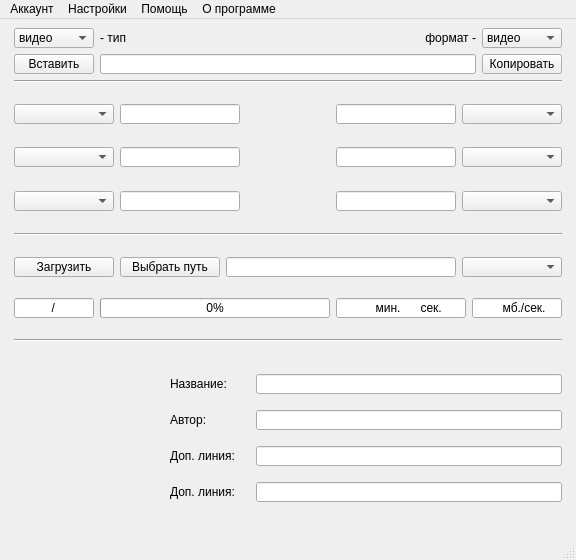
<?xml version="1.0" encoding="UTF-8"?>
<ui version="4.0">
 <class>MainWindow</class>
 <widget class="QMainWindow" name="MainWindow">
  <property name="geometry">
   <rect>
    <x>0</x>
    <y>0</y>
    <width>576</width>
    <height>560</height>
   </rect>
  </property>
  <property name="windowTitle">
   <string>YoTuViLo</string>
  </property>
  <property name="windowIcon">
   <iconset>
    <normaloff>icon_3.png</normaloff>icon_3.png</iconset>
  </property>
  <property name="toolTipDuration">
   <number>2</number>
  </property>
  <property name="iconSize">
   <size>
    <width>24</width>
    <height>24</height>
   </size>
  </property>
  <widget class="QWidget" name="centralwidget">
   <layout class="QHBoxLayout" name="horizontalLayout_2">
    <item>
     <spacer name="horizontalSpacer">
      <property name="orientation">
       <enum>Qt::Horizontal</enum>
      </property>
      <property name="sizeType">
       <enum>QSizePolicy::Fixed</enum>
      </property>
      <property name="sizeHint" stdset="0">
       <size>
        <width>5</width>
        <height>20</height>
       </size>
      </property>
     </spacer>
    </item>
    <item>
     <layout class="QVBoxLayout" name="layout_all">
      <item>
       <layout class="QGridLayout" name="link_layout">
        <item row="0" column="0">
         <layout class="QVBoxLayout" name="left_settings_layout">
          <item>
           <widget class="QComboBox" name="type_box">
            <property name="minimumSize">
             <size>
              <width>80</width>
              <height>20</height>
             </size>
            </property>
            <property name="maximumSize">
             <size>
              <width>80</width>
              <height>20</height>
             </size>
            </property>
            <property name="font">
             <font>
              <pointsize>9</pointsize>
             </font>
            </property>
            <property name="cursor">
             <cursorShape>PointingHandCursor</cursorShape>
            </property>
            <property name="editable">
             <bool>false</bool>
            </property>
            <property name="currentIndex">
             <number>0</number>
            </property>
            <property name="maxVisibleItems">
             <number>2</number>
            </property>
            <property name="maxCount">
             <number>2</number>
            </property>
            <item>
             <property name="text">
              <string>видео</string>
             </property>
            </item>
            <item>
             <property name="text">
              <string>плэйлист</string>
             </property>
            </item>
           </widget>
          </item>
         </layout>
        </item>
        <item row="0" column="4">
         <widget class="QComboBox" name="format_box">
          <property name="minimumSize">
           <size>
            <width>80</width>
            <height>20</height>
           </size>
          </property>
          <property name="maximumSize">
           <size>
            <width>80</width>
            <height>20</height>
           </size>
          </property>
          <property name="font">
           <font>
            <pointsize>9</pointsize>
           </font>
          </property>
          <property name="cursor">
           <cursorShape>PointingHandCursor</cursorShape>
          </property>
          <property name="maxVisibleItems">
           <number>2</number>
          </property>
          <property name="maxCount">
           <number>2</number>
          </property>
          <item>
           <property name="text">
            <string>видео</string>
           </property>
          </item>
          <item>
           <property name="text">
            <string>аудио</string>
           </property>
          </item>
         </widget>
        </item>
        <item row="1" column="3">
         <widget class="QLineEdit" name="link_line">
          <property name="minimumSize">
           <size>
            <width>260</width>
            <height>20</height>
           </size>
          </property>
          <property name="maximumSize">
           <size>
            <width>16777215</width>
            <height>20</height>
           </size>
          </property>
          <property name="font">
           <font>
            <pointsize>9</pointsize>
           </font>
          </property>
          <property name="toolTip">
           <string>Поле для поле для ссылки</string>
          </property>
          <property name="clearButtonEnabled">
           <bool>true</bool>
          </property>
         </widget>
        </item>
        <item row="1" column="0">
         <widget class="QPushButton" name="paste_button">
          <property name="minimumSize">
           <size>
            <width>80</width>
            <height>20</height>
           </size>
          </property>
          <property name="maximumSize">
           <size>
            <width>80</width>
            <height>20</height>
           </size>
          </property>
          <property name="font">
           <font>
            <pointsize>9</pointsize>
           </font>
          </property>
          <property name="toolTip">
           <string>Вставить текст в поле для ссылки</string>
          </property>
          <property name="toolTipDuration">
           <number>-1</number>
          </property>
          <property name="whatsThis">
           <string/>
          </property>
          <property name="inputMethodHints">
           <set>Qt::ImhNone</set>
          </property>
          <property name="text">
           <string>Вставить</string>
          </property>
          <property name="checkable">
           <bool>false</bool>
          </property>
          <property name="checked">
           <bool>false</bool>
          </property>
         </widget>
        </item>
        <item row="1" column="4">
         <widget class="QPushButton" name="copy_button">
          <property name="minimumSize">
           <size>
            <width>80</width>
            <height>20</height>
           </size>
          </property>
          <property name="maximumSize">
           <size>
            <width>80</width>
            <height>20</height>
           </size>
          </property>
          <property name="font">
           <font>
            <pointsize>9</pointsize>
           </font>
          </property>
          <property name="toolTip">
           <string>Копировать текст из поля для ссылки</string>
          </property>
          <property name="layoutDirection">
           <enum>Qt::RightToLeft</enum>
          </property>
          <property name="text">
           <string>Копировать</string>
          </property>
         </widget>
        </item>
        <item row="0" column="3">
         <layout class="QHBoxLayout" name="horizontalLayout_3">
          <item>
           <widget class="QLabel" name="type_label">
            <property name="minimumSize">
             <size>
              <width>60</width>
              <height>20</height>
             </size>
            </property>
            <property name="maximumSize">
             <size>
              <width>6</width>
              <height>20</height>
             </size>
            </property>
            <property name="font">
             <font>
              <pointsize>9</pointsize>
             </font>
            </property>
            <property name="text">
             <string>- тип</string>
            </property>
           </widget>
          </item>
          <item>
           <spacer name="horizontalSpacer_3">
            <property name="orientation">
             <enum>Qt::Horizontal</enum>
            </property>
            <property name="sizeHint" stdset="0">
             <size>
              <width>40</width>
              <height>20</height>
             </size>
            </property>
           </spacer>
          </item>
          <item>
           <widget class="QLabel" name="link_line_accuracy">
            <property name="text">
             <string/>
            </property>
           </widget>
          </item>
          <item>
           <spacer name="horizontalSpacer_4">
            <property name="orientation">
             <enum>Qt::Horizontal</enum>
            </property>
            <property name="sizeHint" stdset="0">
             <size>
              <width>40</width>
              <height>20</height>
             </size>
            </property>
           </spacer>
          </item>
          <item>
           <widget class="QLabel" name="format_label">
            <property name="minimumSize">
             <size>
              <width>60</width>
              <height>20</height>
             </size>
            </property>
            <property name="maximumSize">
             <size>
              <width>60</width>
              <height>20</height>
             </size>
            </property>
            <property name="font">
             <font>
              <pointsize>9</pointsize>
             </font>
            </property>
            <property name="text">
             <string>формат -</string>
            </property>
            <property name="alignment">
             <set>Qt::AlignRight|Qt::AlignTrailing|Qt::AlignVCenter</set>
            </property>
           </widget>
          </item>
         </layout>
        </item>
       </layout>
      </item>
      <item>
       <widget class="Line" name="line_1">
        <property name="font">
         <font>
          <pointsize>9</pointsize>
         </font>
        </property>
        <property name="orientation">
         <enum>Qt::Horizontal</enum>
        </property>
       </widget>
      </item>
      <item>
       <spacer name="vertical_spacer_2">
        <property name="orientation">
         <enum>Qt::Vertical</enum>
        </property>
        <property name="sizeHint" stdset="0">
         <size>
          <width>20</width>
          <height>20</height>
         </size>
        </property>
       </spacer>
      </item>
      <item>
       <layout class="QVBoxLayout" name="tags_layout">
        <item>
         <layout class="QHBoxLayout" name="tags_line_layout_1">
          <item>
           <widget class="QComboBox" name="tags_box_1">
            <property name="minimumSize">
             <size>
              <width>100</width>
              <height>20</height>
             </size>
            </property>
            <property name="maximumSize">
             <size>
              <width>100</width>
              <height>20</height>
             </size>
            </property>
            <property name="font">
             <font>
              <pointsize>9</pointsize>
             </font>
            </property>
            <property name="cursor">
             <cursorShape>PointingHandCursor</cursorShape>
            </property>
            <property name="toolTip">
             <string>Набор тегов</string>
            </property>
           </widget>
          </item>
          <item>
           <widget class="QLineEdit" name="tag_line_1">
            <property name="minimumSize">
             <size>
              <width>120</width>
              <height>20</height>
             </size>
            </property>
            <property name="maximumSize">
             <size>
              <width>400</width>
              <height>20</height>
             </size>
            </property>
            <property name="font">
             <font>
              <pointsize>9</pointsize>
             </font>
            </property>
            <property name="toolTip">
             <string>Поле для ввода тега</string>
            </property>
            <property name="clearButtonEnabled">
             <bool>true</bool>
            </property>
           </widget>
          </item>
          <item>
           <spacer name="horizontal_spacer_2">
            <property name="orientation">
             <enum>Qt::Horizontal</enum>
            </property>
            <property name="sizeHint" stdset="0">
             <size>
              <width>40</width>
              <height>20</height>
             </size>
            </property>
           </spacer>
          </item>
          <item>
           <widget class="QLineEdit" name="tag_line_2">
            <property name="minimumSize">
             <size>
              <width>120</width>
              <height>20</height>
             </size>
            </property>
            <property name="maximumSize">
             <size>
              <width>400</width>
              <height>20</height>
             </size>
            </property>
            <property name="font">
             <font>
              <pointsize>9</pointsize>
             </font>
            </property>
            <property name="toolTip">
             <string>Поле для ввода тега</string>
            </property>
            <property name="clearButtonEnabled">
             <bool>true</bool>
            </property>
           </widget>
          </item>
          <item>
           <widget class="QComboBox" name="tags_box_2">
            <property name="minimumSize">
             <size>
              <width>100</width>
              <height>20</height>
             </size>
            </property>
            <property name="maximumSize">
             <size>
              <width>100</width>
              <height>20</height>
             </size>
            </property>
            <property name="font">
             <font>
              <pointsize>9</pointsize>
             </font>
            </property>
            <property name="cursor">
             <cursorShape>PointingHandCursor</cursorShape>
            </property>
            <property name="toolTip">
             <string>Набор тегов</string>
            </property>
           </widget>
          </item>
         </layout>
        </item>
        <item>
         <spacer name="vertical_spacer_3">
          <property name="orientation">
           <enum>Qt::Vertical</enum>
          </property>
          <property name="sizeHint" stdset="0">
           <size>
            <width>20</width>
            <height>20</height>
           </size>
          </property>
         </spacer>
        </item>
        <item>
         <layout class="QHBoxLayout" name="tags_line_layout_2">
          <item>
           <widget class="QComboBox" name="tags_box_3">
            <property name="minimumSize">
             <size>
              <width>100</width>
              <height>20</height>
             </size>
            </property>
            <property name="maximumSize">
             <size>
              <width>100</width>
              <height>20</height>
             </size>
            </property>
            <property name="font">
             <font>
              <pointsize>9</pointsize>
             </font>
            </property>
            <property name="cursor">
             <cursorShape>PointingHandCursor</cursorShape>
            </property>
            <property name="toolTip">
             <string>Набор тегов</string>
            </property>
           </widget>
          </item>
          <item>
           <widget class="QLineEdit" name="tag_line_3">
            <property name="minimumSize">
             <size>
              <width>120</width>
              <height>20</height>
             </size>
            </property>
            <property name="maximumSize">
             <size>
              <width>400</width>
              <height>20</height>
             </size>
            </property>
            <property name="font">
             <font>
              <pointsize>9</pointsize>
             </font>
            </property>
            <property name="toolTip">
             <string>Поле для ввода тега</string>
            </property>
            <property name="clearButtonEnabled">
             <bool>true</bool>
            </property>
           </widget>
          </item>
          <item>
           <spacer name="horizontal_spacer_4">
            <property name="orientation">
             <enum>Qt::Horizontal</enum>
            </property>
            <property name="sizeHint" stdset="0">
             <size>
              <width>40</width>
              <height>20</height>
             </size>
            </property>
           </spacer>
          </item>
          <item>
           <widget class="QLineEdit" name="tag_line_4">
            <property name="minimumSize">
             <size>
              <width>120</width>
              <height>20</height>
             </size>
            </property>
            <property name="maximumSize">
             <size>
              <width>400</width>
              <height>20</height>
             </size>
            </property>
            <property name="font">
             <font>
              <pointsize>9</pointsize>
             </font>
            </property>
            <property name="toolTip">
             <string>Поле для ввода тега</string>
            </property>
            <property name="clearButtonEnabled">
             <bool>true</bool>
            </property>
           </widget>
          </item>
          <item>
           <widget class="QComboBox" name="tags_box_4">
            <property name="minimumSize">
             <size>
              <width>100</width>
              <height>20</height>
             </size>
            </property>
            <property name="maximumSize">
             <size>
              <width>100</width>
              <height>20</height>
             </size>
            </property>
            <property name="font">
             <font>
              <pointsize>9</pointsize>
             </font>
            </property>
            <property name="cursor">
             <cursorShape>PointingHandCursor</cursorShape>
            </property>
            <property name="toolTip">
             <string>Набор тегов</string>
            </property>
           </widget>
          </item>
         </layout>
        </item>
        <item>
         <spacer name="vertical_spacer_4">
          <property name="orientation">
           <enum>Qt::Vertical</enum>
          </property>
          <property name="sizeHint" stdset="0">
           <size>
            <width>20</width>
            <height>20</height>
           </size>
          </property>
         </spacer>
        </item>
        <item>
         <layout class="QHBoxLayout" name="tags_line_layout_3">
          <item>
           <widget class="QComboBox" name="tags_box_5">
            <property name="minimumSize">
             <size>
              <width>100</width>
              <height>20</height>
             </size>
            </property>
            <property name="maximumSize">
             <size>
              <width>100</width>
              <height>20</height>
             </size>
            </property>
            <property name="font">
             <font>
              <pointsize>9</pointsize>
             </font>
            </property>
            <property name="cursor">
             <cursorShape>PointingHandCursor</cursorShape>
            </property>
            <property name="toolTip">
             <string>Набор тегов</string>
            </property>
           </widget>
          </item>
          <item>
           <widget class="QLineEdit" name="tag_line_5">
            <property name="minimumSize">
             <size>
              <width>120</width>
              <height>20</height>
             </size>
            </property>
            <property name="maximumSize">
             <size>
              <width>400</width>
              <height>20</height>
             </size>
            </property>
            <property name="font">
             <font>
              <pointsize>9</pointsize>
             </font>
            </property>
            <property name="toolTip">
             <string>Поле для ввода тега</string>
            </property>
            <property name="clearButtonEnabled">
             <bool>true</bool>
            </property>
           </widget>
          </item>
          <item>
           <spacer name="horizontal_spacer_3">
            <property name="orientation">
             <enum>Qt::Horizontal</enum>
            </property>
            <property name="sizeHint" stdset="0">
             <size>
              <width>40</width>
              <height>20</height>
             </size>
            </property>
           </spacer>
          </item>
          <item>
           <widget class="QLineEdit" name="tag_line_6">
            <property name="minimumSize">
             <size>
              <width>120</width>
              <height>20</height>
             </size>
            </property>
            <property name="maximumSize">
             <size>
              <width>400</width>
              <height>20</height>
             </size>
            </property>
            <property name="font">
             <font>
              <pointsize>9</pointsize>
             </font>
            </property>
            <property name="toolTip">
             <string>Поле для ввода тега</string>
            </property>
            <property name="clearButtonEnabled">
             <bool>true</bool>
            </property>
           </widget>
          </item>
          <item>
           <widget class="QComboBox" name="tags_box_6">
            <property name="minimumSize">
             <size>
              <width>100</width>
              <height>20</height>
             </size>
            </property>
            <property name="maximumSize">
             <size>
              <width>100</width>
              <height>20</height>
             </size>
            </property>
            <property name="font">
             <font>
              <pointsize>9</pointsize>
             </font>
            </property>
            <property name="cursor">
             <cursorShape>PointingHandCursor</cursorShape>
            </property>
            <property name="toolTip">
             <string>Набор тегов</string>
            </property>
           </widget>
          </item>
         </layout>
        </item>
       </layout>
      </item>
      <item>
       <spacer name="vertical_spacer_5">
        <property name="orientation">
         <enum>Qt::Vertical</enum>
        </property>
        <property name="sizeHint" stdset="0">
         <size>
          <width>20</width>
          <height>20</height>
         </size>
        </property>
       </spacer>
      </item>
      <item>
       <widget class="Line" name="line_2">
        <property name="font">
         <font>
          <pointsize>9</pointsize>
         </font>
        </property>
        <property name="orientation">
         <enum>Qt::Horizontal</enum>
        </property>
       </widget>
      </item>
      <item>
       <spacer name="vertical_spacer_6">
        <property name="orientation">
         <enum>Qt::Vertical</enum>
        </property>
        <property name="sizeHint" stdset="0">
         <size>
          <width>20</width>
          <height>20</height>
         </size>
        </property>
       </spacer>
      </item>
      <item>
       <layout class="QHBoxLayout" name="download_layout">
        <item>
         <widget class="QPushButton" name="load_button">
          <property name="minimumSize">
           <size>
            <width>100</width>
            <height>20</height>
           </size>
          </property>
          <property name="maximumSize">
           <size>
            <width>100</width>
            <height>20</height>
           </size>
          </property>
          <property name="font">
           <font>
            <pointsize>9</pointsize>
           </font>
          </property>
          <property name="toolTip">
           <string>Загрузить файл</string>
          </property>
          <property name="text">
           <string>Загрузить</string>
          </property>
         </widget>
        </item>
        <item>
         <widget class="QPushButton" name="choice_path_button">
          <property name="minimumSize">
           <size>
            <width>100</width>
            <height>20</height>
           </size>
          </property>
          <property name="maximumSize">
           <size>
            <width>100</width>
            <height>20</height>
           </size>
          </property>
          <property name="font">
           <font>
            <pointsize>9</pointsize>
           </font>
          </property>
          <property name="toolTip">
           <string>Выбрать путь, где будет находится скаченный файл</string>
          </property>
          <property name="text">
           <string>Выбрать путь</string>
          </property>
         </widget>
        </item>
        <item>
         <widget class="QLineEdit" name="path_line">
          <property name="minimumSize">
           <size>
            <width>200</width>
            <height>20</height>
           </size>
          </property>
          <property name="maximumSize">
           <size>
            <width>600</width>
            <height>20</height>
           </size>
          </property>
          <property name="toolTip">
           <string>Поле путя для файла</string>
          </property>
          <property name="clearButtonEnabled">
           <bool>true</bool>
          </property>
         </widget>
        </item>
        <item>
         <widget class="QComboBox" name="quality_box">
          <property name="minimumSize">
           <size>
            <width>100</width>
            <height>20</height>
           </size>
          </property>
          <property name="maximumSize">
           <size>
            <width>100</width>
            <height>20</height>
           </size>
          </property>
          <property name="font">
           <font>
            <pointsize>9</pointsize>
           </font>
          </property>
          <property name="cursor">
           <cursorShape>PointingHandCursor</cursorShape>
          </property>
          <property name="mouseTracking">
           <bool>false</bool>
          </property>
          <property name="toolTip">
           <string>Набор возможных качеств</string>
          </property>
          <property name="maxVisibleItems">
           <number>5</number>
          </property>
         </widget>
        </item>
       </layout>
      </item>
      <item>
       <spacer name="vertical_spacer_1">
        <property name="orientation">
         <enum>Qt::Vertical</enum>
        </property>
        <property name="sizeHint" stdset="0">
         <size>
          <width>20</width>
          <height>20</height>
         </size>
        </property>
       </spacer>
      </item>
      <item>
       <layout class="QHBoxLayout" name="load_progress_layout">
        <item>
         <widget class="QLineEdit" name="quality_line">
          <property name="minimumSize">
           <size>
            <width>80</width>
            <height>20</height>
           </size>
          </property>
          <property name="maximumSize">
           <size>
            <width>80</width>
            <height>20</height>
           </size>
          </property>
          <property name="font">
           <font>
            <pointsize>9</pointsize>
           </font>
          </property>
          <property name="toolTip">
           <string>Количество загружаемых и загруженных файлов</string>
          </property>
          <property name="inputMask">
           <string>0000 / 0000</string>
          </property>
          <property name="text">
           <string> / </string>
          </property>
          <property name="alignment">
           <set>Qt::AlignCenter</set>
          </property>
          <property name="readOnly">
           <bool>true</bool>
          </property>
         </widget>
        </item>
        <item>
         <widget class="QProgressBar" name="load_progress_bar">
          <property name="minimumSize">
           <size>
            <width>100</width>
            <height>20</height>
           </size>
          </property>
          <property name="maximumSize">
           <size>
            <width>400</width>
            <height>20</height>
           </size>
          </property>
          <property name="font">
           <font>
            <pointsize>9</pointsize>
           </font>
          </property>
          <property name="toolTip">
           <string>Шкала прогресса загрузки файла</string>
          </property>
          <property name="value">
           <number>0</number>
          </property>
          <property name="alignment">
           <set>Qt::AlignBottom|Qt::AlignHCenter</set>
          </property>
          <property name="textVisible">
           <bool>true</bool>
          </property>
          <property name="orientation">
           <enum>Qt::Horizontal</enum>
          </property>
          <property name="invertedAppearance">
           <bool>false</bool>
          </property>
          <property name="textDirection">
           <enum>QProgressBar::BottomToTop</enum>
          </property>
          <property name="format">
           <string>%p%</string>
          </property>
         </widget>
        </item>
        <item>
         <widget class="QLineEdit" name="remaining_time_line">
          <property name="minimumSize">
           <size>
            <width>130</width>
            <height>20</height>
           </size>
          </property>
          <property name="maximumSize">
           <size>
            <width>80</width>
            <height>20</height>
           </size>
          </property>
          <property name="font">
           <font>
            <pointsize>9</pointsize>
           </font>
          </property>
          <property name="toolTip">
           <string>Оставшиеся время до полной загрузки файла</string>
          </property>
          <property name="inputMask">
           <string>0000 мин. 0000 сек.</string>
          </property>
          <property name="text">
           <string> мин.  сек.</string>
          </property>
          <property name="alignment">
           <set>Qt::AlignCenter</set>
          </property>
          <property name="readOnly">
           <bool>false</bool>
          </property>
         </widget>
        </item>
        <item>
         <widget class="QLineEdit" name="internet_speed_line">
          <property name="minimumSize">
           <size>
            <width>90</width>
            <height>20</height>
           </size>
          </property>
          <property name="maximumSize">
           <size>
            <width>80</width>
            <height>20</height>
           </size>
          </property>
          <property name="font">
           <font>
            <pointsize>9</pointsize>
           </font>
          </property>
          <property name="toolTip">
           <string>Примерная скорость загрузки файла</string>
          </property>
          <property name="inputMask">
           <string>0000 мб./сек.</string>
          </property>
          <property name="text">
           <string> мб./сек.</string>
          </property>
          <property name="frame">
           <bool>true</bool>
          </property>
          <property name="alignment">
           <set>Qt::AlignCenter</set>
          </property>
          <property name="readOnly">
           <bool>true</bool>
          </property>
          <property name="clearButtonEnabled">
           <bool>false</bool>
          </property>
         </widget>
        </item>
       </layout>
      </item>
      <item>
       <spacer name="vertical_spacer_8">
        <property name="orientation">
         <enum>Qt::Vertical</enum>
        </property>
        <property name="sizeHint" stdset="0">
         <size>
          <width>20</width>
          <height>20</height>
         </size>
        </property>
       </spacer>
      </item>
      <item>
       <widget class="Line" name="line_3">
        <property name="font">
         <font>
          <pointsize>9</pointsize>
         </font>
        </property>
        <property name="orientation">
         <enum>Qt::Horizontal</enum>
        </property>
       </widget>
      </item>
      <item>
       <spacer name="vertical_spacer_9">
        <property name="orientation">
         <enum>Qt::Vertical</enum>
        </property>
        <property name="sizeHint" stdset="0">
         <size>
          <width>20</width>
          <height>20</height>
         </size>
        </property>
       </spacer>
      </item>
      <item>
       <layout class="QHBoxLayout" name="description_and_preview_layout">
        <item>
         <widget class="QLabel" name="image_label">
          <property name="minimumSize">
           <size>
            <width>150</width>
            <height>150</height>
           </size>
          </property>
          <property name="maximumSize">
           <size>
            <width>150</width>
            <height>150</height>
           </size>
          </property>
          <property name="font">
           <font>
            <pointsize>9</pointsize>
           </font>
          </property>
          <property name="toolTip">
           <string>Превью видео</string>
          </property>
          <property name="text">
           <string/>
          </property>
         </widget>
        </item>
        <item>
         <layout class="QGridLayout" name="description_layout">
          <item row="1" column="0">
           <widget class="QLabel" name="author_label">
            <property name="minimumSize">
             <size>
              <width>80</width>
              <height>20</height>
             </size>
            </property>
            <property name="maximumSize">
             <size>
              <width>80</width>
              <height>20</height>
             </size>
            </property>
            <property name="font">
             <font>
              <pointsize>9</pointsize>
             </font>
            </property>
            <property name="text">
             <string>Автор:</string>
            </property>
           </widget>
          </item>
          <item row="2" column="0">
           <widget class="QLabel" name="additional_label_1">
            <property name="minimumSize">
             <size>
              <width>80</width>
              <height>20</height>
             </size>
            </property>
            <property name="maximumSize">
             <size>
              <width>80</width>
              <height>20</height>
             </size>
            </property>
            <property name="font">
             <font>
              <pointsize>9</pointsize>
             </font>
            </property>
            <property name="text">
             <string>Доп. линия:</string>
            </property>
           </widget>
          </item>
          <item row="1" column="1">
           <widget class="QLineEdit" name="author_line">
            <property name="minimumSize">
             <size>
              <width>260</width>
              <height>20</height>
             </size>
            </property>
            <property name="maximumSize">
             <size>
              <width>520</width>
              <height>20</height>
             </size>
            </property>
            <property name="font">
             <font>
              <pointsize>9</pointsize>
             </font>
            </property>
            <property name="toolTip">
             <string>Автор видео</string>
            </property>
            <property name="readOnly">
             <bool>true</bool>
            </property>
           </widget>
          </item>
          <item row="2" column="1">
           <widget class="QLineEdit" name="additional_line_1">
            <property name="minimumSize">
             <size>
              <width>260</width>
              <height>20</height>
             </size>
            </property>
            <property name="maximumSize">
             <size>
              <width>520</width>
              <height>20</height>
             </size>
            </property>
            <property name="font">
             <font>
              <pointsize>9</pointsize>
             </font>
            </property>
            <property name="toolTip">
             <string>Для видео - продолжительность видео; для плэйлиста - продолжительность всех видео плэйлиста</string>
            </property>
            <property name="readOnly">
             <bool>true</bool>
            </property>
           </widget>
          </item>
          <item row="3" column="0">
           <widget class="QLabel" name="additional_label_2">
            <property name="minimumSize">
             <size>
              <width>80</width>
              <height>20</height>
             </size>
            </property>
            <property name="maximumSize">
             <size>
              <width>80</width>
              <height>20</height>
             </size>
            </property>
            <property name="font">
             <font>
              <pointsize>9</pointsize>
             </font>
            </property>
            <property name="text">
             <string>Доп. линия:</string>
            </property>
           </widget>
          </item>
          <item row="0" column="1">
           <widget class="QLineEdit" name="title_line">
            <property name="minimumSize">
             <size>
              <width>260</width>
              <height>20</height>
             </size>
            </property>
            <property name="maximumSize">
             <size>
              <width>520</width>
              <height>20</height>
             </size>
            </property>
            <property name="font">
             <font>
              <pointsize>9</pointsize>
             </font>
            </property>
            <property name="toolTip">
             <string>Название видео</string>
            </property>
            <property name="text">
             <string/>
            </property>
            <property name="readOnly">
             <bool>true</bool>
            </property>
           </widget>
          </item>
          <item row="3" column="1">
           <widget class="QLineEdit" name="additional_line_2">
            <property name="minimumSize">
             <size>
              <width>260</width>
              <height>20</height>
             </size>
            </property>
            <property name="maximumSize">
             <size>
              <width>520</width>
              <height>20</height>
             </size>
            </property>
            <property name="font">
             <font>
              <pointsize>9</pointsize>
             </font>
            </property>
            <property name="toolTip">
             <string>Для видео - дата загрузки видео; для плэйлиста - количество видео в плэйлисте</string>
            </property>
            <property name="readOnly">
             <bool>true</bool>
            </property>
           </widget>
          </item>
          <item row="0" column="0">
           <widget class="QLabel" name="title_label">
            <property name="minimumSize">
             <size>
              <width>80</width>
              <height>20</height>
             </size>
            </property>
            <property name="maximumSize">
             <size>
              <width>80</width>
              <height>20</height>
             </size>
            </property>
            <property name="font">
             <font>
              <pointsize>9</pointsize>
             </font>
            </property>
            <property name="text">
             <string>Название:</string>
            </property>
           </widget>
          </item>
         </layout>
        </item>
       </layout>
      </item>
      <item>
       <spacer name="vertical_spacer_7">
        <property name="orientation">
         <enum>Qt::Vertical</enum>
        </property>
        <property name="sizeHint" stdset="0">
         <size>
          <width>20</width>
          <height>20</height>
         </size>
        </property>
       </spacer>
      </item>
     </layout>
    </item>
    <item>
     <spacer name="horizontalSpacer_2">
      <property name="orientation">
       <enum>Qt::Horizontal</enum>
      </property>
      <property name="sizeType">
       <enum>QSizePolicy::Fixed</enum>
      </property>
      <property name="sizeHint" stdset="0">
       <size>
        <width>5</width>
        <height>20</height>
       </size>
      </property>
     </spacer>
    </item>
   </layout>
  </widget>
  <widget class="QStatusBar" name="statusBar"/>
  <widget class="QMenuBar" name="menuBar">
   <property name="geometry">
    <rect>
     <x>0</x>
     <y>0</y>
     <width>576</width>
     <height>21</height>
    </rect>
   </property>
   <widget class="QMenu" name="menu_account">
    <property name="title">
     <string>Аккаунт</string>
    </property>
    <addaction name="action"/>
    <addaction name="action_2"/>
    <addaction name="separator"/>
    <addaction name="action_4"/>
   </widget>
   <widget class="QMenu" name="menu_help">
    <property name="title">
     <string>Помощь</string>
    </property>
   </widget>
   <widget class="QMenu" name="menu_settings">
    <property name="title">
     <string>Настройки</string>
    </property>
   </widget>
   <widget class="QMenu" name="menu_about_program">
    <property name="title">
     <string>О программе</string>
    </property>
   </widget>
   <addaction name="menu_account"/>
   <addaction name="menu_settings"/>
   <addaction name="menu_help"/>
   <addaction name="menu_about_program"/>
  </widget>
  <action name="action">
   <property name="text">
    <string>Вход</string>
   </property>
  </action>
  <action name="action_2">
   <property name="text">
    <string>Выход</string>
   </property>
  </action>
  <action name="action_4">
   <property name="text">
    <string>История</string>
   </property>
  </action>
 </widget>
 <tabstops>
  <tabstop>tags_box_1</tabstop>
  <tabstop>tag_line_1</tabstop>
  <tabstop>tags_box_3</tabstop>
  <tabstop>tag_line_3</tabstop>
  <tabstop>tags_box_5</tabstop>
  <tabstop>tag_line_5</tabstop>
  <tabstop>tag_line_2</tabstop>
  <tabstop>tags_box_2</tabstop>
  <tabstop>tag_line_4</tabstop>
  <tabstop>tags_box_4</tabstop>
  <tabstop>tag_line_6</tabstop>
  <tabstop>tags_box_6</tabstop>
  <tabstop>load_button</tabstop>
  <tabstop>choice_path_button</tabstop>
  <tabstop>quality_box</tabstop>
  <tabstop>path_line</tabstop>
  <tabstop>quality_line</tabstop>
  <tabstop>internet_speed_line</tabstop>
  <tabstop>remaining_time_line</tabstop>
  <tabstop>title_line</tabstop>
  <tabstop>author_line</tabstop>
  <tabstop>additional_line_1</tabstop>
  <tabstop>additional_line_2</tabstop>
 </tabstops>
 <resources/>
 <connections/>
</ui>
